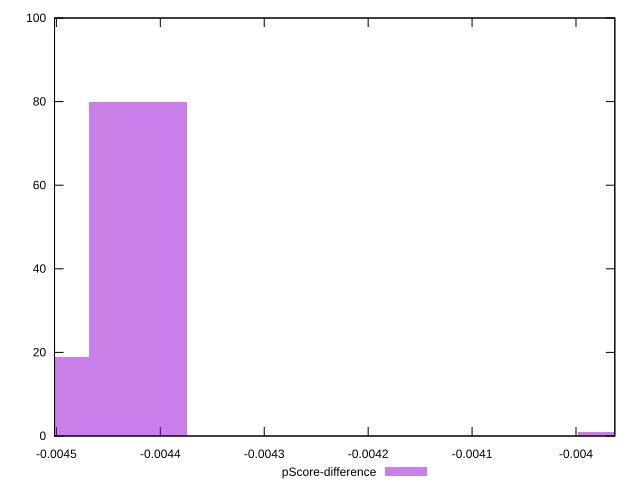

This chart was generated by the following gnuplot code:
reset

$pScoreDifference <<EOF
-0.004421380337574418 80
-0.004515452259650469 19
-0.00395102072719416 1
EOF

set key outside below
set boxwidth 0.00009407192207605145
set xrange [-0.004501804310517166:-0.003962637290220108]
set yrange [0:100]
set trange [0:100]
set style fill transparent solid 0.5 noborder
set terminal svg size 640, 490 enhanced background rgb 'white'
set output "reports/report_00033_2021-03-01T14-23-16.841Z/cumulative-layout-shift/samples/astro/pScore-difference/histogram.svg"

plot $pScoreDifference title "pScore-difference" with boxes

reset
